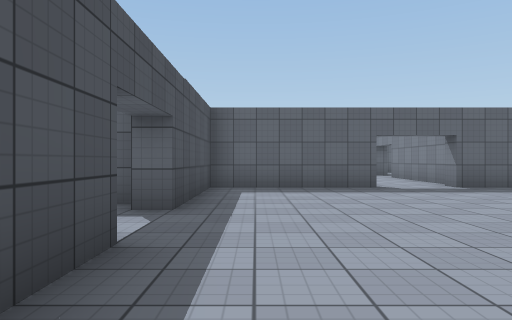
[1] (above)

24 first-person views from a walk through a scene from a Unity 3-D project. The camera is 1.2 m above the floor, looks level and sees 70° across. The floor is counted in squares, 2 m on a side. Each view is taken from the middle of a square. On the plan, view 1 faces up. The plan holds only what a view shows up to about 10 squares ahead; the rest is blank. The player character is not drawn. Surface patterns are stand-ins for the level's own textures.

[2]
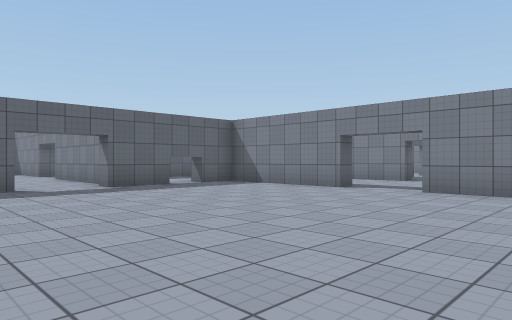

[3]
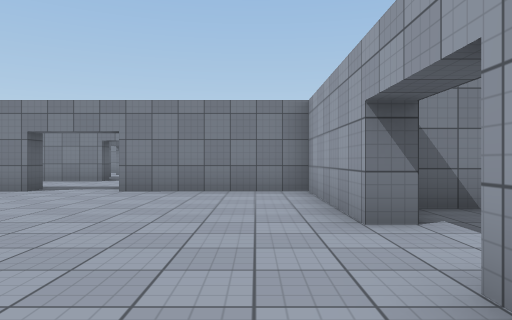

[4]
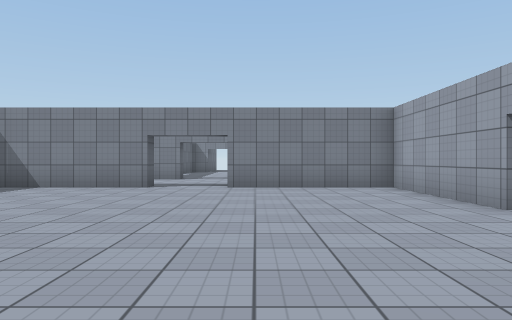

[5]
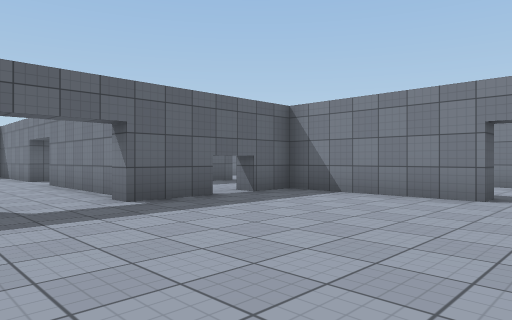

[6]
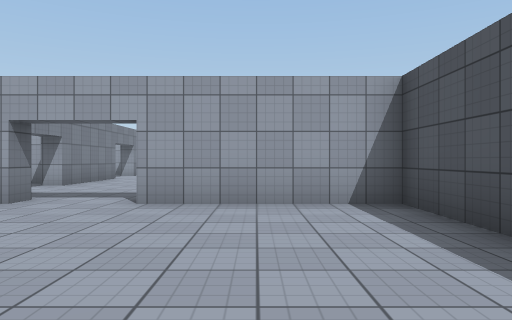

[7]
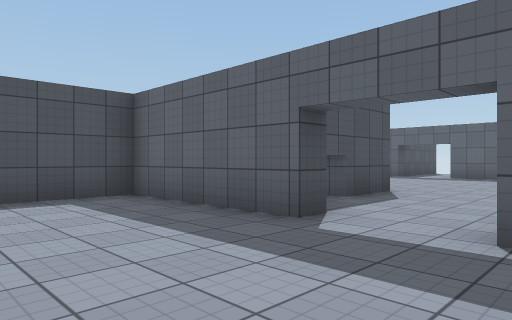

[8]
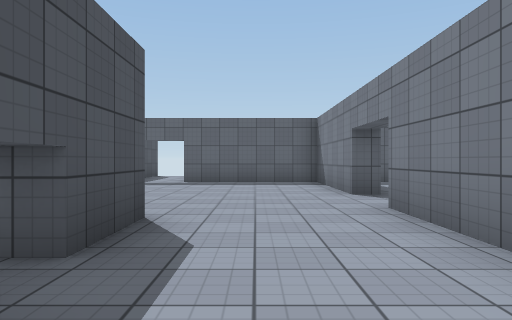

[9]
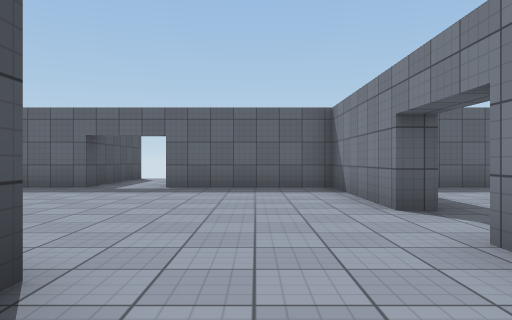

[10]
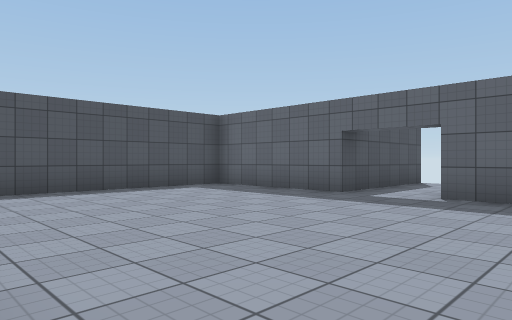

[11]
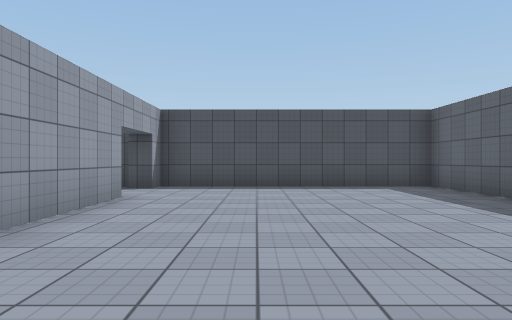

[12]
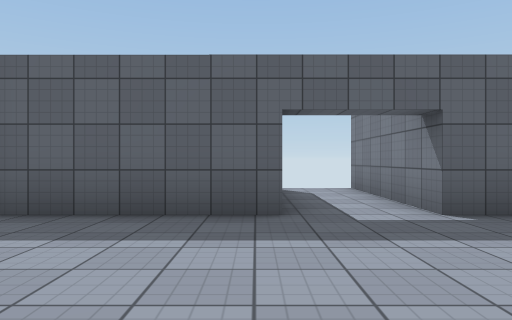

[13]
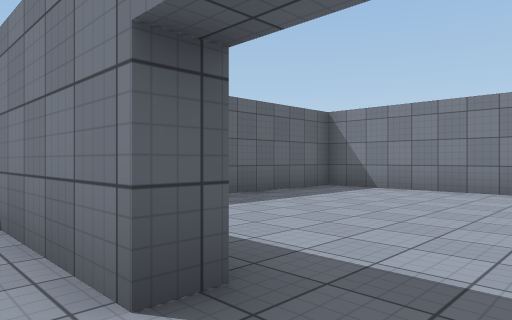

[14]
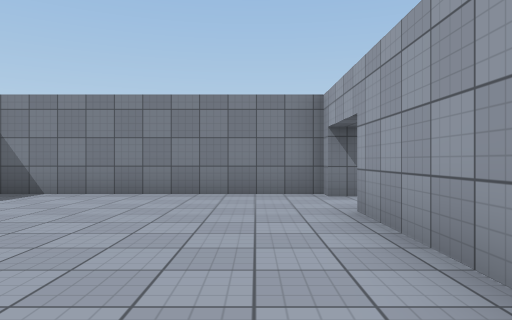

[15]
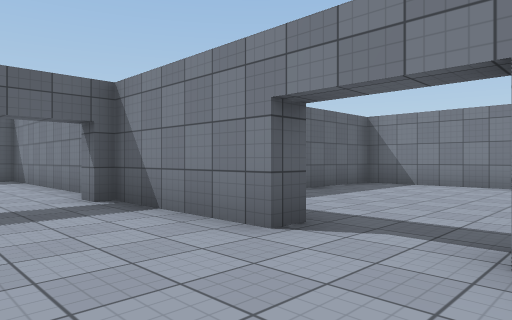

[16]
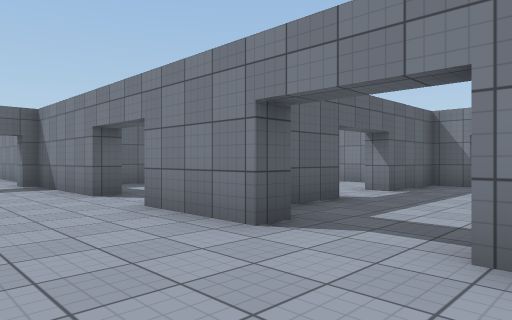

[17]
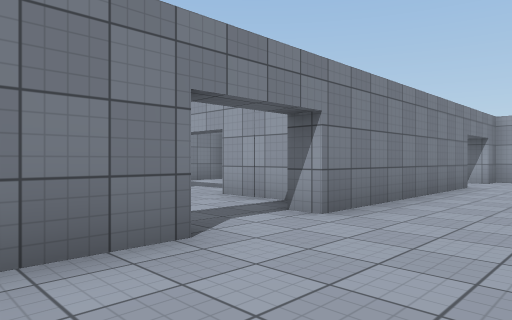

[18]
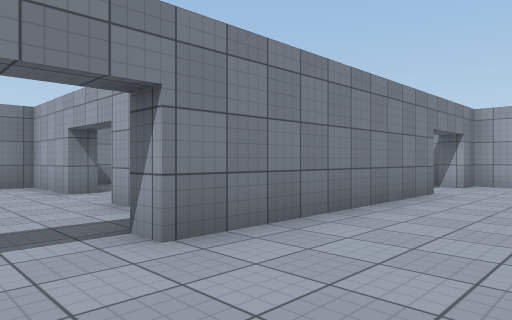

[19]
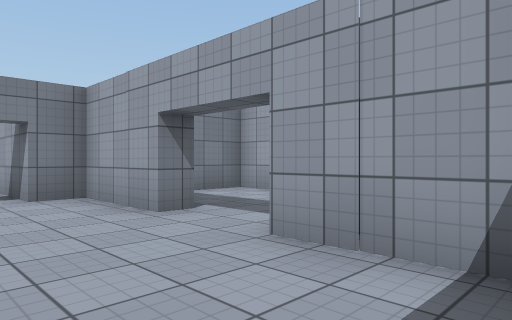

[20]
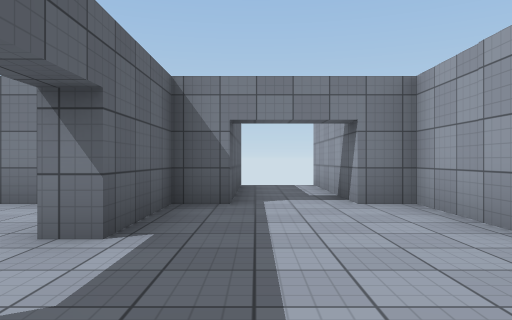

[21]
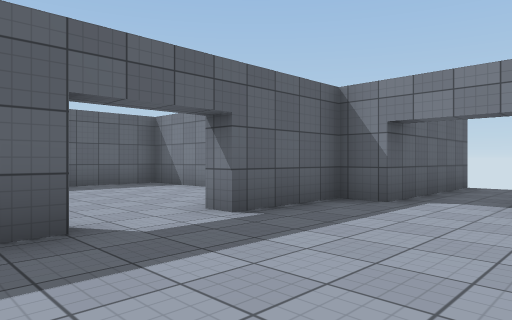

[22]
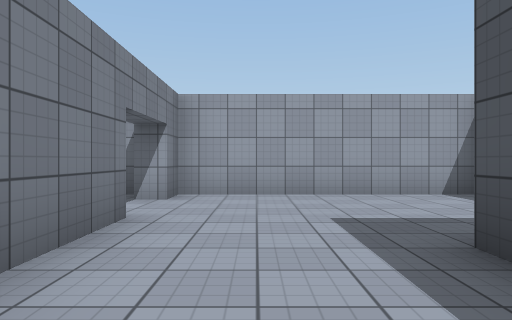

[23]
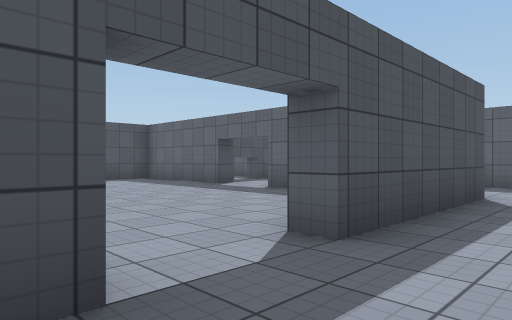

[24]
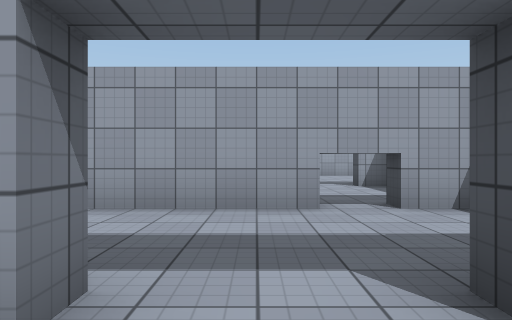

### Floor plan
Key: @ floor where view 1 was taken; # wall or solid block; . floor; T thing the floor can be seen under or through.
Columns run from 4 left of view 1 to 22 right of it. Each row starts with its distance up from view 1.
 22    # #
 21    #.#
 20    #.#
 19    #.#
 18 ####.############
 17 #........#......#
 16 #........#......#
 15 #........#......#
 14 #...............#
 13 #...............#
 12 #........#......#
 11 #.#####..#####..#######
 10       #..# .....#.....#
  9       #..# .....#.....#
  8    ####..####.........#
  7    #........#.........#
  6    #........#...#.....#
  5   ##........#...###.#######
  4   ........................
  3    .......................
  2    #........#...#.....#####
  1    #........#...###.###
  0    #@.......#...#.....#
 -1    ####..####...#.....#
 -2        ...#.....#TTTT##
 -3        ............
 -4         ...........
 -5         ..#.....#..
 -6         ..#######.

Positions as (right, up) in squares from view 1, and headings:
1: (0, 0), facing up
2: (1, 0), facing up-right
3: (1, 0), facing right
4: (0, 2), facing right
5: (2, 3), facing up-right
6: (1, 4), facing down
7: (5, 5), facing up-left
8: (3, 8), facing up
9: (3, 10), facing up
10: (3, 12), facing up-left
11: (4, 14), facing left
12: (-1, 14), facing up
13: (4, 13), facing up-right
14: (5, 13), facing right
15: (9, 6), facing up-right
16: (9, 2), facing up-right
17: (9, 6), facing down-right
18: (9, 4), facing down-right
19: (12, 4), facing down-right
20: (13, 4), facing right
21: (13, 2), facing up-right
22: (10, 1), facing down
23: (10, 2), facing up-left
24: (15, 3), facing down
